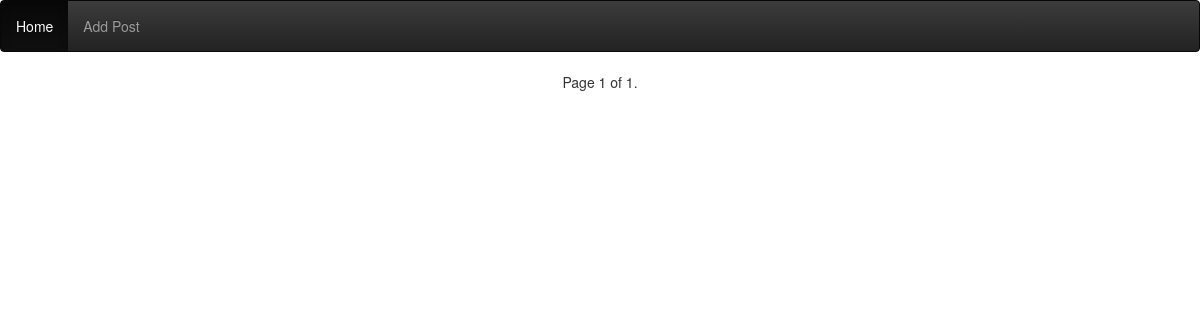
The page /blogApp/ on the database as committed earlier.
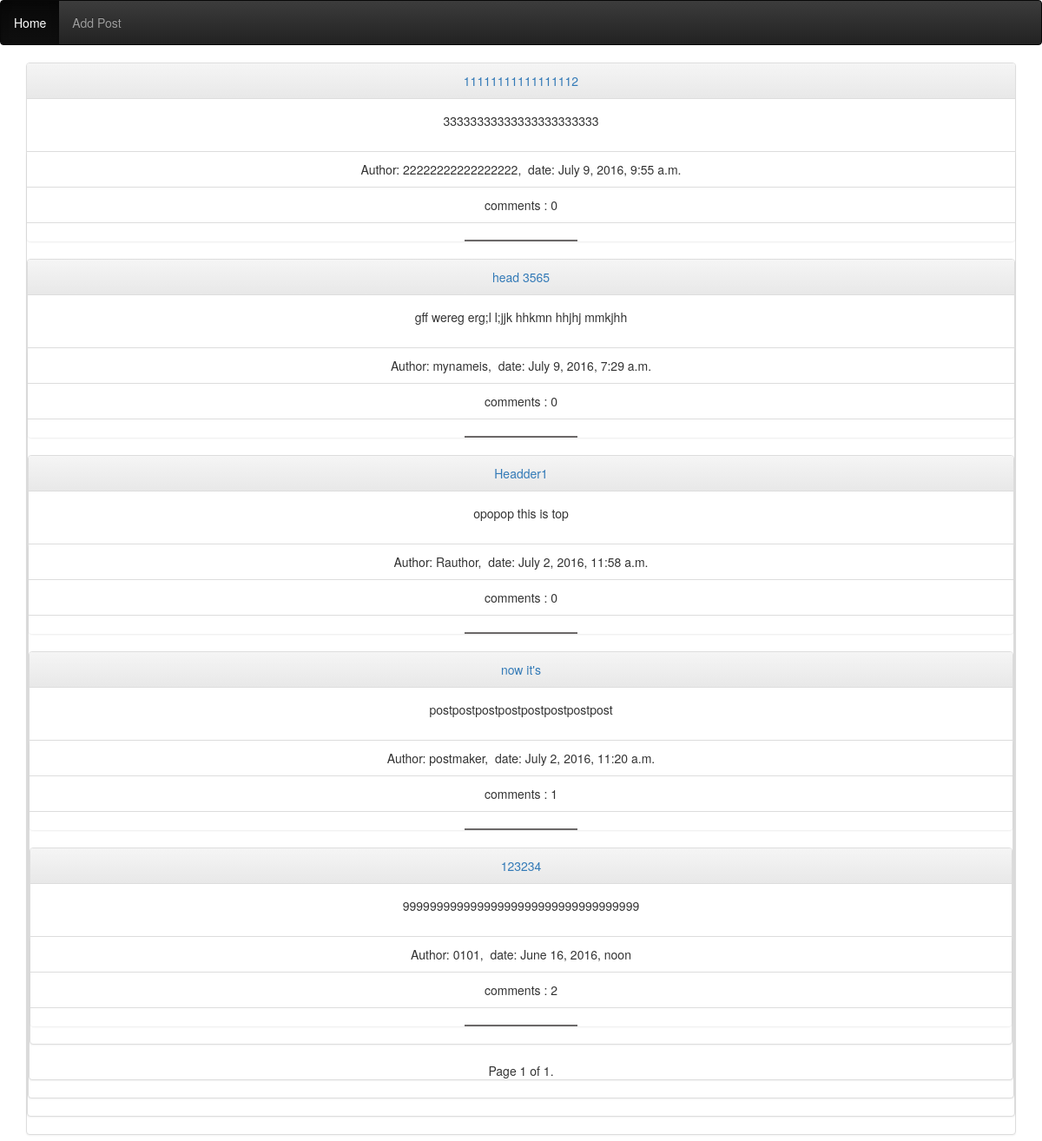
The same page on the database as committed later.
### blogApp/models.py (models this page shows, shortened)
class BlogPost(models.Model):
    post_head = models.CharField("Head",max_length=150)
    post_text = models.CharField(max_length=10000)
    post_date = models.DateTimeField('date published')
    post_author = models.CharField(max_length=20)
    post_condition = models.BooleanField(default= False)

### blogApp/views.py (the view)
def index(request):
    posts_list = BlogPost.objects.filter(post_condition = True).order_by('-post_date')
    paginator = Paginator(posts_list, 10)
    page = request.GET.get('page')
    try:
        posts = paginator.page(page)
    except PageNotAnInteger:
        posts = paginator.page(1)
    except EmptyPage:
        posts = paginator.page(paginator.num_pages)
    vars = dict(posts=posts)
    return render_to_response('blogApp/index.html', vars, context_instance=RequestContext(request))

### blogApp/templates/blogApp/index.html (shortened to what this page needs)
{% load staticfiles %}
<link rel="stylesheet" type="text/css" href="{% static 'blogApp/bootstrap.min.css' %}" />
<link rel="stylesheet" type="text/css" href="{% static 'blogApp/jquery-3.0.0.min.js' %}" />
<link rel="stylesheet" type="text/css" href="{% static 'blogApp/bootstrap-theme.min.css' %}" />
{% block content %}
<nav class="navbar navbar-inverse">
<ul class="nav navbar-nav">
  <li role="presentation" class="active"><a href="{% url 'blog:index' %}">Home</a></li>
  <li role="presentation"><a href="{%url 'blog:add_post' %}">Add Post</a></li>
</ul>
</nav>
    <div id="post" class="container" align="center">
        {%for post in posts%}
        <div class="panel panel-default">
  <div class="panel-heading"><a href="{% url 'blog:detail' post.id %}">{{ post.post_head }}</a></div>
  <div class="panel-body">
    <p>{{ post.post_text|truncatewords:30|safe  }}</p>
  </div>
  <ul class="list-group">
    <li class="list-group-item">Author: {{post.post_author}},  &nbsp;date: {{ post.post_date }}</li>
    <li class="list-group-item">comments : {{ post.comments_set.count }}</li>
      <hr>
  </ul>
            {%endfor%}
</div>
    <div id="pages" align="center">
    <span class="current">
        Page {{ posts.number }} of {{ posts.paginator.num_pages }}.
    </span>
    </div>
    </div>
{% endblock %}

Rows that differ between the two databases and show on the page:
added BlogPost: post_head "11111111111111112", post_text "33333333333333333333333", post_author "22222222222222222", post_date "July 9, 2016, 9:55 a.m.", comments_set.count "0"
added BlogPost: post_head "head 3565", post_text "gff wereg erg;l l;jjk hhkmn hhjhj mmkjhh", post_author "mynameis", post_date "July 9, 2016, 7:29 a.m.", comments_set.count "0"
now on this page (row edited): BlogPost: post_head "Headder1", post_text "opopop this is top", post_author "Rauthor", post_date "July 2, 2016, 11:58 a.m.", comments_set.count "0"
now on this page (row edited): BlogPost: post_head "now it's", post_text "postpostpostpostpostpostpostpost", post_author "postmaker", post_date "July 2, 2016, 11:20 a.m.", comments_set.count "1"
now on this page (row edited): BlogPost: post_head "123234", post_text "99999999999999999999999999999999999", post_author "0101", post_date "June 16, 2016, noon", comments_set.count "2"
